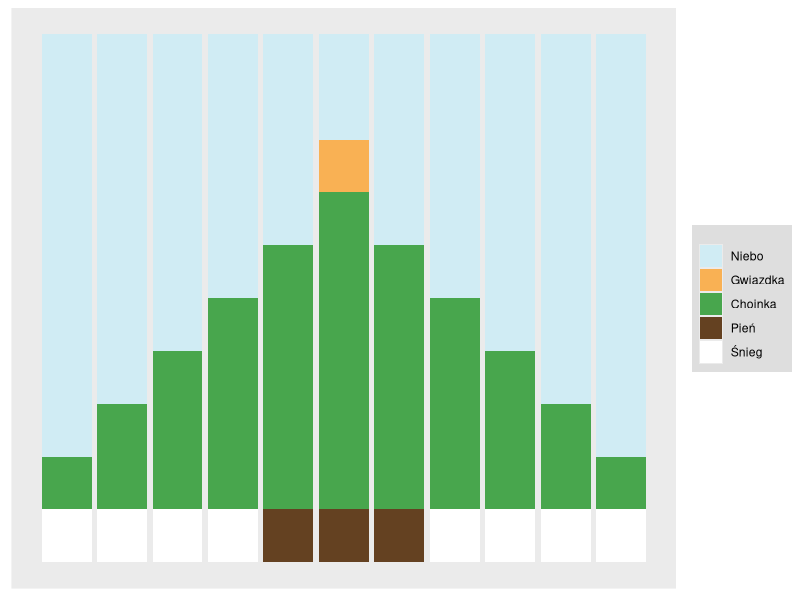

The R source for this figure:
## ---- chunk 1
knitr::opts_chunk$set(echo = TRUE)
library(ggplot2)
library(reshape)
library(scales)
## ---- chunk 2
picture <- data.frame(
  "Col"=c(1:11),
  "Niebo"=c(8, 7, 6, 5, 4, 2, 4, 5, 6, 7, 8),
  "Gwiazdka"=c(0, 0, 0, 0, 0, 1, 0, 0, 0, 0, 0),
  "Choinka"=c(1, 2, 3, 4, 5, 6, 5, 4, 3, 2, 1),
  "Pień"=c(0, 0, 0, 0, 1, 1, 1, 0, 0, 0, 0),
  "Śnieg"=c(1, 1, 1, 1, 0, 0, 0, 1, 1, 1, 1)
)
melted_picture <- melt(picture, id.vars="Col")
## ---- chunk 3
ggplot(melted_picture, aes(x=Col, y=value, fill=variable), ) +
  geom_bar(stat="identity", position="fill") +
  scale_fill_manual(values=c("#D0ECF4", "#F9B154", "#48A64D", "#644121", "#FFFFFF")) +
  guides(fill = guide_legend(title = element_blank())) +
  theme(
    axis.text.x = element_blank(),
    axis.text.y = element_blank(),
    axis.title.x = element_blank(),
    axis.title.y = element_blank(),
    panel.border = element_blank(),
    panel.grid = element_blank(),
    axis.ticks = element_blank(),
    legend.background = element_rect(fill="#DEDEDE") 
  )
